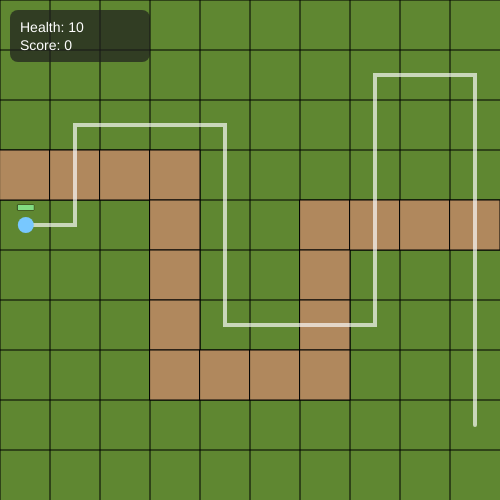
Frame 1 (no input)
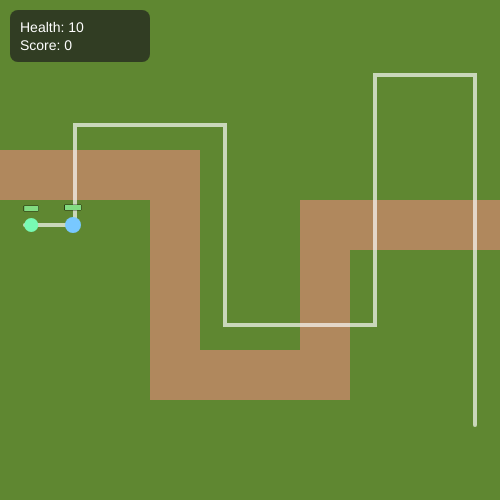
Frame 60 (no input)
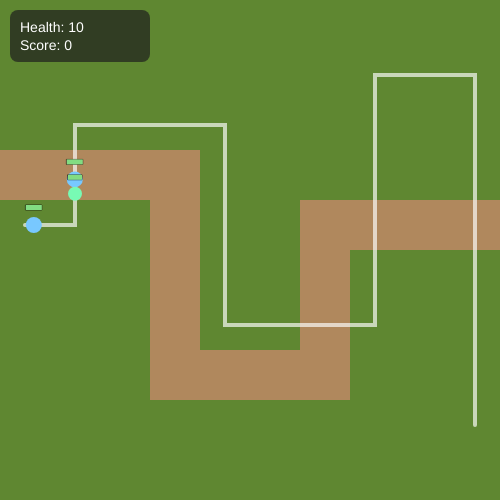
Frame 120 (the mouse pressed at the canvas centre since frame 60)

The p5.js sketch that drew these frames (run headless with seeded random() and noise() and a simulated clock; from frame 60 on, the mouse is pressed at the canvas centre):

// p5.js sketch
// ── sketch.js
let canvasSize = 500;
let numGridElems = 10;

let grid = {
    numElems: numGridElems,
    sizeElems: canvasSize / numGridElems,
    data: [
        [],
        [],
        [],
        [1, 1, 1, 1, 0, 0, 0, 0, 0, 0],
        [0, 0, 0, 1, 0, 0, 1, 1, 1, 1],
        [0, 0, 0, 1, 0, 0, 1, 0, 0, 0],
        [0, 0, 0, 1, 0, 0, 1, 0, 0, 0],
        [0, 0, 0, 1, 1, 1, 1, 0, 0, 0],
        [],
        []
    ]
};

const path = [
    { x: 0, y: 4 },
    { x: 1, y: 4 },
    { x: 1, y: 2 },
    { x: 4, y: 2 },
    { x: 4, y: 6 },
    { x: 7, y: 6 },
    { x: 7, y: 1 },
    { x: 9, y: 1 },
    { x: 9, y: 8 }
];

let monsters = [];
let playerHealth = 10;
let score = 0;

const waveTypes = ["scout", "runner", "scout", "brute", "runner", "scout", "boss"];
let spawnIndex = 0;
let spawnCooldown = 0;

function setup() {
    createCanvas(canvasSize, canvasSize);
    frameRate(60);
}

function draw() {
    background(95, 135, 49);

    drawGrid();
    drawPath();
    updateWave();
    updateMonsters();
    drawMonsters();
    drawHud();
}

function drawGrid() {
    for (let i = 0; i < grid.numElems; i++) {
        line(0, i * grid.sizeElems, width, i * grid.sizeElems);
        line(i * grid.sizeElems, 0, i * grid.sizeElems, canvasSize);
    }

    for (let i = 0; i < grid.numElems; i++) {
        if (grid.data[i].length > 0) {
            for (let j = 0; j < grid.numElems; j++) {
                if (grid.data[i][j] === 1) {
                    fill(176, 136, 93);
                    rect(j * grid.sizeElems, i * grid.sizeElems, grid.sizeElems);
                }
            }
        }
    }
}

function drawPath() {
    noFill();
    stroke(255, 255, 255, 170);
    strokeWeight(4);
    beginShape();
    for (let i = 0; i < path.length; i++) {
        const px = (path[i].x + 0.5) * grid.sizeElems;
        const py = (path[i].y + 0.5) * grid.sizeElems;
        vertex(px, py);
    }
    endShape();
    noStroke();
}

function updateWave() {
    spawnCooldown -= deltaTime;

    if (spawnIndex < waveTypes.length && spawnCooldown <= 0) {
        monsters.push(new Monster(waveTypes[spawnIndex], path));
        spawnIndex += 1;
        spawnCooldown = 900;
    }
}

function updateMonsters() {
    for (let i = monsters.length - 1; i >= 0; i--) {
        const monster = monsters[i];

        monster.update();

        if (monster.hp <= 0) {
            score += monster.reward;
            monsters.splice(i, 1);
            continue;
        }

        if (monster.hasReachedGoal) {
            playerHealth -= 1;
            monsters.splice(i, 1);
        }
    }
}

function drawMonsters() {
    for (const monster of monsters) {
        monster.draw();
    }
}

function drawHud() {
    fill(30, 30, 30, 180);
    rect(10, 10, 140, 52, 8);

    fill(255);
    textSize(14);
    text("Health: " + playerHealth, 20, 32);
    text("Score: " + score, 20, 50);
}

function mousePressed() {
    const hit = monsters.find((monster) => {
        const distance = dist(mouseX, mouseY, monster.position.x, monster.position.y);
        return distance < monster.radius + 8;
    });

    if (hit) {
        hit.takeDamage(20);
    }
}

// ── monsters.js
const MONSTER_TYPES = {
    scout: {
        name: "Scout",
        hp: 30,
        speed: 0.8,
        reward: 10,
        radius: 8,
        color: [120, 200, 255]
    },
    runner: {
        name: "Runner",
        hp: 20,
        speed: 1.25,
        reward: 12,
        radius: 7,
        color: [120, 250, 180]
    },
    brute: {
        name: "Brute",
        hp: 80,
        speed: 0.45,
        reward: 20,
        radius: 12,
        color: [255, 120, 120]
    },
    boss: {
        name: "Boss",
        hp: 180,
        speed: 0.35,
        reward: 40,
        radius: 18,
        color: [255, 200, 80]
    }
};

class Monster {
    constructor(type, path, spawnDelay = 0) {
        const config = MONSTER_TYPES[type] || MONSTER_TYPES.scout;

        this.type = type;
        this.name = config.name;
        this.maxHp = config.hp;
        this.hp = config.hp;
        this.speed = config.speed;
        this.radius = config.radius;
        this.color = config.color;
        this.reward = config.reward;
        this.path = path.map((point) => createVector(
            (point.x + 0.5) * grid.sizeElems,
            (point.y + 0.5) * grid.sizeElems
        ));
        this.segmentIndex = 0;
        this.position = this.path[0].copy();
        this.direction = createVector(0, 0);
        this.hasReachedGoal = false;
        this.spawnDelay = spawnDelay;
    }

    update() {
        if (this.hasReachedGoal) {
            return;
        }

        if (this.segmentIndex >= this.path.length - 1) {
            this.hasReachedGoal = true;
            return;
        }

        const currentTarget = this.path[this.segmentIndex + 1];
        const desired = p5.Vector.sub(currentTarget, this.position);
        const distanceToTarget = desired.mag();

        if (distanceToTarget < 0.5) {
            this.segmentIndex += 1;
            return;
        }

        const moveStep = Math.min(this.speed, distanceToTarget);
        desired.normalize();
        this.direction = desired.copy();
        this.position.add(desired.mult(moveStep));

        if (distanceToTarget <= this.speed) {
            this.segmentIndex += 1;
        }
    }

    draw() {
        if (this.hasReachedGoal) {
            return;
        }

        push();
        translate(this.position.x, this.position.y);

        fill(this.color);
        noStroke();
        ellipse(0, 0, this.radius * 2, this.radius * 2);

        stroke(0, 0, 0, 150);
        strokeWeight(1);
        noFill();
        rect(-this.radius, -this.radius - 12, this.radius * 2, 5);

        noStroke();
        fill(130, 220, 130);
        const healthWidth = map(this.hp, 0, this.maxHp, 0, this.radius * 2);
        rect(-this.radius, -this.radius - 12, healthWidth, 5);

        pop();
    }

    takeDamage(amount) {
        this.hp -= amount;
        if (this.hp <= 0) {
            this.hp = 0;
            this.hasReachedGoal = false;
        }
    }
}

// ── towers.js
class Tower {
    constructor(column, row) {
        this.column = column;
        this.row = row;
        this.position = {
            x: (column + 0.5) * grid.sizeElems,
            y: (row + 0.5) * grid.sizeElems
        };
        this.range = 135;
        this.fireInterval = 650;
        this.cooldown = 0;
        this.damage = 18;
        this.level = 1;
    }

    get upgradeCost() {
        return 40 + (this.level - 1) * 30;
    }

    upgrade() {
        if (this.level >= 4 || playerGold < this.upgradeCost) return false;

        playerGold -= this.upgradeCost;
        this.level += 1;
        this.damage += 10;
        this.range += 15;
        this.fireInterval = Math.max(250, this.fireInterval - 90);
        return true;
    }

    update() {
        this.cooldown = Math.max(0, this.cooldown - deltaTime);
        if (this.cooldown > 0) return;

        const target = monsters.find((monster) =>
            monster.hp > 0 &&
            dist(this.position.x, this.position.y, monster.position.x, monster.position.y) <= this.range
        );

        if (!target) return;

        projectiles.push(new Projectile(this.position, target, this.damage));
        this.cooldown = this.fireInterval;
    }

    draw() {
        if (this === selectedTower) {
            noFill();
            stroke(245, 225, 166, 90);
            circle(this.position.x, this.position.y, this.range * 2);
        }

        noStroke();
        fill(38, 51, 42);
        circle(this.position.x, this.position.y, 27 + this.level * 2);
        fill(222, 184, 91);
        rectMode(CENTER);
        rect(this.position.x, this.position.y, 12 + this.level, 18 + this.level, 2);
        rectMode(CORNER);
        fill(245, 225, 166);
        circle(this.position.x, this.position.y - 3, 7);
    }
}

class Projectile {
    constructor(origin, target, damage) {
        this.position = { x: origin.x, y: origin.y };
        this.target = target;
        this.damage = damage;
        this.speed = 360;
        this.radius = 4;
    }

    update() {
        if (!monsters.includes(this.target) || this.target.hp <= 0) return true;

        const dx = this.target.position.x - this.position.x;
        const dy = this.target.position.y - this.position.y;
        const distance = Math.hypot(dx, dy);
        const step = (this.speed * deltaTime) / 1000;

        if (distance <= step + this.target.radius) {
            this.target.takeDamage(this.damage);
            return true;
        }

        this.position.x += (dx / distance) * step;
        this.position.y += (dy / distance) * step;
        return false;
    }

    draw() {
        noStroke();
        fill(255, 236, 139);
        circle(this.position.x, this.position.y, this.radius * 2);
    }
}
